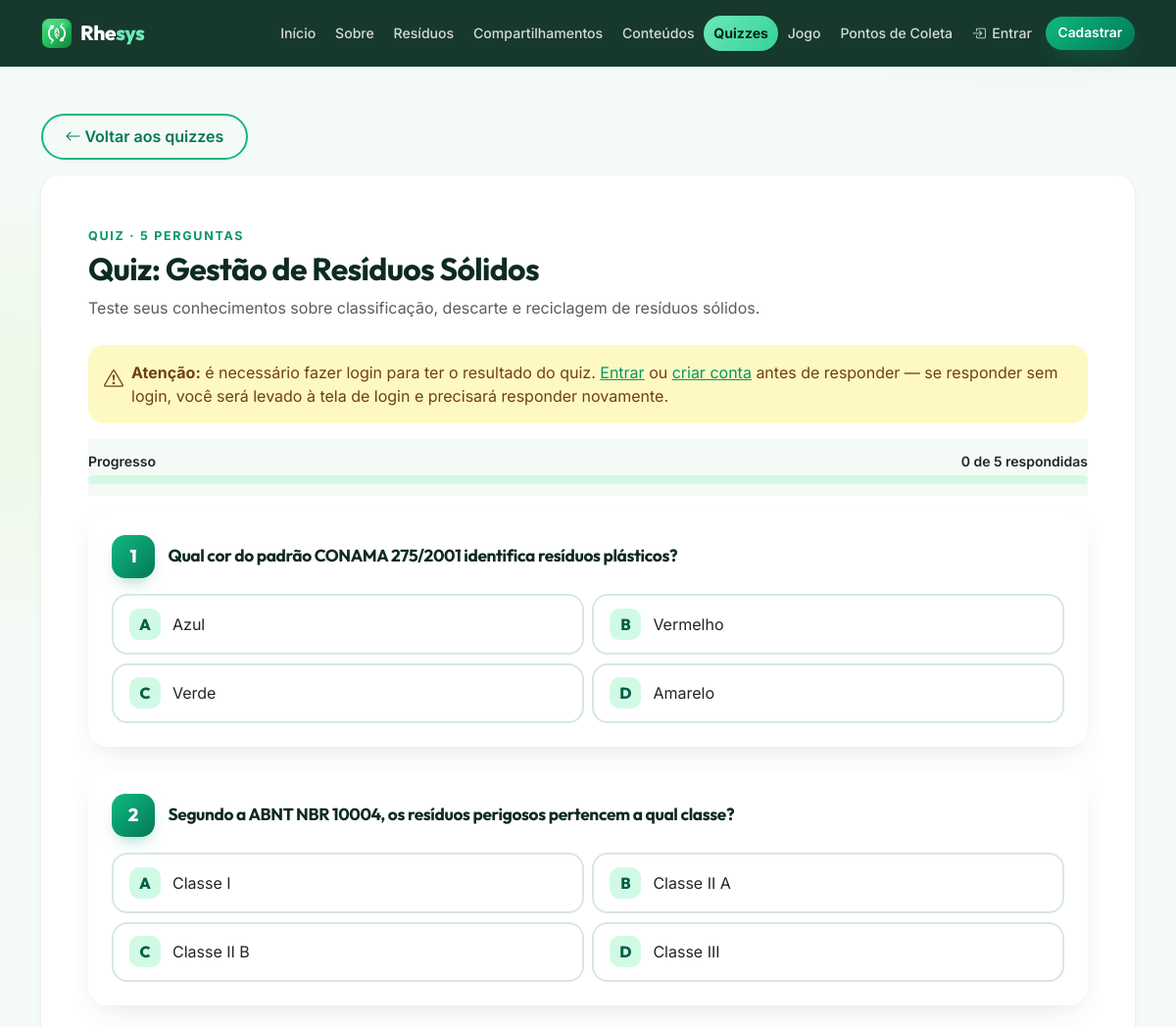
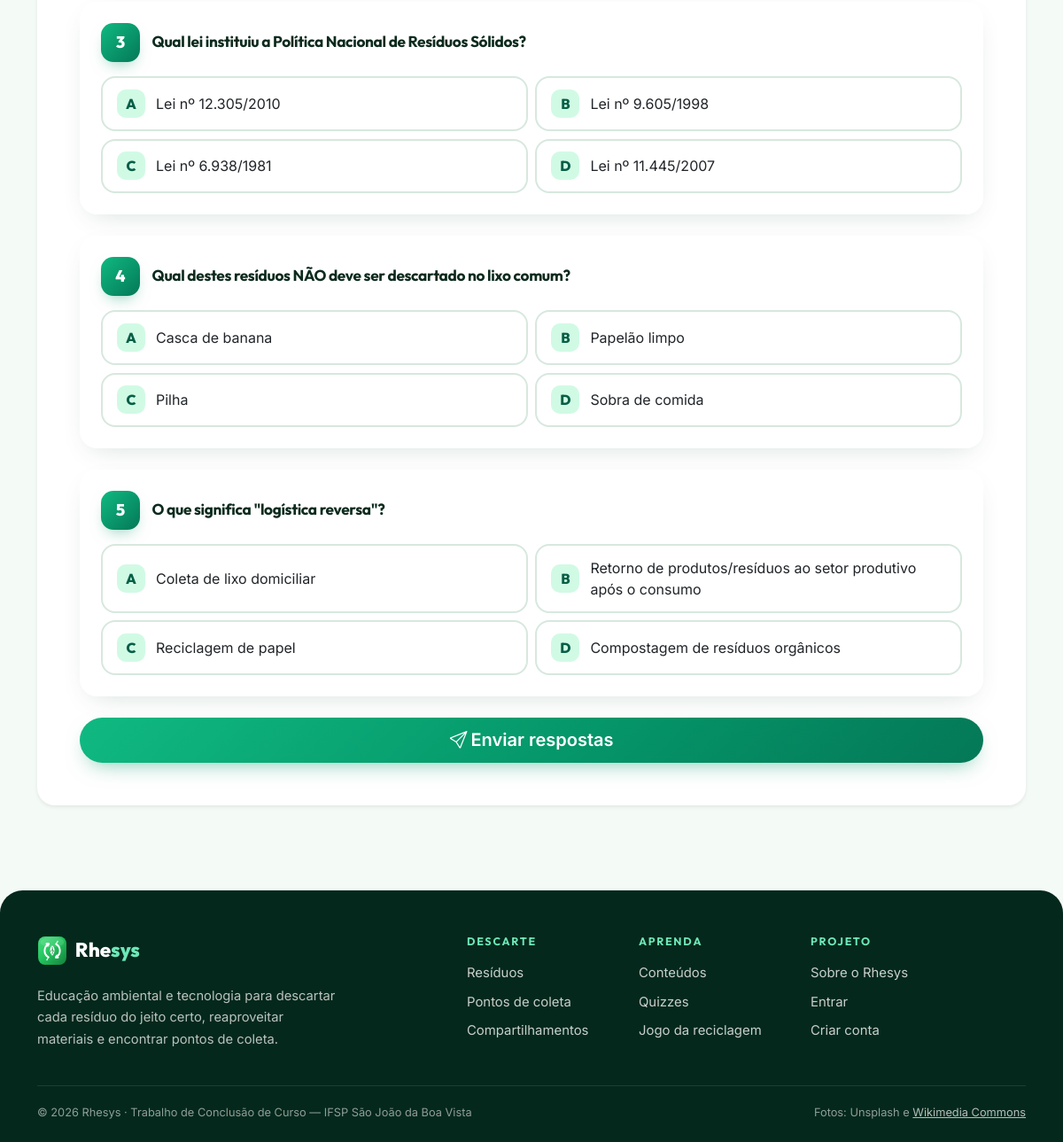
The app's page /pages/quiz.php?id=1 with its own data (2 pictures, top to bottom).
### tables this page shows
CREATE TABLE quiz (
    id_quiz INT AUTO_INCREMENT PRIMARY KEY,
    titulo VARCHAR(150) NOT NULL,
    descricao TEXT
);

CREATE TABLE pergunta (
    id_pergunta INT AUTO_INCREMENT PRIMARY KEY,
    id_quiz INT NOT NULL,
    enunciado TEXT NOT NULL,
    alternativa_a VARCHAR(255) NOT NULL,
    alternativa_b VARCHAR(255) NOT NULL,
    alternativa_c VARCHAR(255) NOT NULL,
    alternativa_d VARCHAR(255) NOT NULL,
    resposta_correta CHAR(1) NOT NULL,
    INDEX idx_pergunta_quiz (id_quiz),
    CONSTRAINT fk_pergunta_quiz
        FOREIGN KEY (id_quiz) REFERENCES quiz(id_quiz)
        ON DELETE CASCADE ON UPDATE CASCADE,
    CONSTRAINT chk_resposta_correta
        CHECK (resposta_correta IN ('a', 'b', 'c', 'd'))
);

### config/config.php (called while the page is built, shortened)
<?php
function usuario_logado()
{
    return isset($_SESSION['id_usuario']);
}

### pages/quiz.php (the view, shortened to what this page needs)
<?php
require_once __DIR__ . '/../config/config.php';
require_once __DIR__ . '/../config/conexao.php';
require __DIR__ . '/../includes/header.php';
$id_quiz = isset($_GET['id']) ? (int)$_GET['id'] : 0;
    ?>
    <?php
if ($id_quiz > 0) {
    $sql_quiz = "SELECT * FROM quiz WHERE id_quiz = :id";
    $stmt_quiz = $pdo->prepare($sql_quiz);
    $stmt_quiz->bindValue(':id', $id_quiz, PDO::PARAM_INT);
    $stmt_quiz->execute();
    $quiz = $stmt_quiz->fetch();
    $sql_perguntas = "SELECT * FROM pergunta WHERE id_quiz = :id ORDER BY id_pergunta";
    $stmt_perguntas = $pdo->prepare($sql_perguntas);
    $stmt_perguntas->bindValue(':id', $id_quiz, PDO::PARAM_INT);
    $stmt_perguntas->execute();
    $perguntas = $stmt_perguntas->fetchAll();
    ?>
    <a href="quiz.php" class="btn btn-outline-success mb-3"><i class="bi bi-arrow-left me-1"></i>Voltar aos quizzes</a>
    <div class="card shadow-sm">
        <div class="card-body p-4 p-lg-5">
            <span class="section-tag">Quiz · <?php echo count($perguntas); ?> <?php echo count($perguntas) === 1 ? 'pergunta' : 'perguntas'; ?></span>
            <h1 class="fs-2 mt-1 mb-2"><?php echo htmlspecialchars($quiz['titulo']); ?></h1>
            <p class="text-muted mb-4"><?php echo htmlspecialchars($quiz['descricao']); ?></p>
            <?php if (!usuario_logado()): ?>
                <div class="alert alert-warning d-flex align-items-start gap-2">
                    <i class="bi bi-exclamation-triangle fs-5 mt-1"></i>
                    <div>
                        <strong>Atenção:</strong> é necessário fazer login para ter o resultado do quiz.
                        <a href="login.php">Entrar</a> ou <a href="cadastro.php">criar conta</a> antes de responder —
                        se responder sem login, você será levado à tela de login e precisará responder novamente.
                    </div>
                </div>
            <?php endif; ?>
            <?php if (count($perguntas) === 0): ?>
                <div class="alert alert-info">Este quiz ainda não possui perguntas cadastradas.</div>
            <?php else: ?>
                <form method="POST" action="quiz.php?id=<?php echo $id_quiz; ?>" id="form-quiz">
                    <div class="quiz-progresso" aria-live="polite">
                        <div class="d-flex justify-content-between small fw-semibold mb-1">
                            <span>Progresso</span>
                            <span><span id="quiz-respondidas">0</span> de <?php echo count($perguntas); ?> respondidas</span>
                        </div>
                        <div class="progress" role="progressbar" aria-label="Perguntas respondidas" aria-valuemin="0" aria-valuemax="<?php echo count($perguntas); ?>" aria-valuenow="0">
                        </div>
                    </div>
                    <?php foreach ($perguntas as $index => $p): ?>
                        <fieldset class="info-card mb-4">
                            <div class="card-body p-3 p-md-4">
                                <legend class="quiz-pergunta-titulo">
                                    <span class="q-num"><?php echo $index + 1; ?></span>
                                    <h2><?php echo htmlspecialchars($p['enunciado']); ?></h2>
                                </legend>
                                <div class="quiz-opcoes">
                                    <?php foreach (['a', 'b', 'c', 'd'] as $alt): ?>
                                        <label class="quiz-opcao" for="p<?php echo (int) $p['id_pergunta']; ?>_<?php echo $alt; ?>">
                                            <span class="letra"><?php echo strtoupper($alt); ?></span>
                                            <span><?php echo htmlspecialchars($p['alternativa_' . $alt]); ?></span>
                                        </label>
                                    <?php endforeach; ?>
                                </div>
                            </div>
                        </fieldset>
                    <?php endforeach; ?>
                    <button type="submit" class="btn btn-success btn-lg w-100 quiz-enviar">
                        <i class="bi bi-send me-1"></i>Enviar respostas
                    </button>
                </form>
            <?php endif; ?>
        </div>
    </div>
    <?php
    require __DIR__ . '/../includes/footer.php';
    exit;
}
?>
<?php require __DIR__ . '/../includes/footer.php'; ?>

### css/style.css (style rules this page uses)
:root { --rhe-50: #ecfdf5; --rhe-100: #d1fae5; --rhe-200: #a7f3d0; --rhe-300: #6ee7b7; --rhe-400: #34d399; --rhe-500: #10b981; --rhe-600: #059669; --rhe-700: #047857; --rhe-800: #065f46; --rhe-900: #064e3b; --rhe-950: #04281c; --rhe-ink: #0d2b1e; --rhe-lime: #a3e635; --rhe-bg: #f4faf6; --rhe-radius: 1.25rem; --rhe-shadow: 0 10px 30px -12px rgba(4, 66, 41, .18); --rhe-shadow-lg: 0 24px 60px -20px rgba(4, 66, 41, .35); }
* { -webkit-tap-highlight-color: transparent; }
html { scroll-behavior: smooth; }
body { font-family: 'Inter', system-ui, -apple-system, 'Segoe UI', sans-serif; background: radial-gradient(1100px 480px at 88% -8%, rgba(16, 185, 129, .10), transparent 60%), radial-gradient(900px 420px at -10% 18%, rgba(163, 230, 53, .10), transparent 55%), var(--rhe-bg); color: #20302a; display: flex; flex-direction: column; min-height: 100vh; -webkit-font-smoothing: antialiased; }
h1, h2, h3, h4, h5, h6 { font-family: 'Outfit', 'Inter', sans-serif; font-weight: 700; letter-spacing: -.02em; color: var(--rhe-ink); }
p { line-height: 1.65; }
a { color: var(--rhe-600); }
.btn { font-weight: 600; border-radius: 999px; }
.btn-success { background: linear-gradient(135deg, var(--rhe-500), var(--rhe-600) 55%, var(--rhe-700)); border: none; color: #fff; box-shadow: 0 10px 24px -10px rgba(5, 150, 105, .55); padding: .65rem 1.5rem; transition: transform .2s ease, box-shadow .2s ease, filter .2s ease; }
.btn-outline-success { border: 2px solid var(--rhe-500); color: var(--rhe-700); padding: .6rem 1.4rem; background: transparent; transition: all .2s ease; }
.info-card { border: none; border-radius: var(--rhe-radius); box-shadow: var(--rhe-shadow); height: 100%; background: #fff; }
.q-num { width: 44px; height: 44px; border-radius: 14px; background: linear-gradient(135deg, var(--rhe-500), var(--rhe-700)); color: #fff; font-family: 'Outfit', sans-serif; font-weight: 800; font-size: 1.15rem; display: grid; place-items: center; flex: 0 0 auto; box-shadow: 0 8px 18px -8px rgba(5, 150, 105, .55); }
.card { border: none; border-radius: var(--rhe-radius); }
.alert { border: none; border-radius: 1rem; }
.alert-warning { background: #fef9c3; color: #713f12; }
.section-tag { color: var(--rhe-600); font-weight: 700; letter-spacing: .14em; text-transform: uppercase; font-size: .78rem; }
.quiz-progresso { position: sticky; top: 70px; z-index: 5; background: rgba(244, 250, 246, .95); backdrop-filter: blur(8px); padding: .75rem 0; margin-bottom: 1rem; }
.quiz-progresso .progress { height: .6rem; border-radius: 999px; background: var(--rhe-100); }
.quiz-pergunta-titulo { display: flex; align-items: flex-start; gap: .85rem; margin-bottom: 1rem; }
.quiz-pergunta-titulo h2 { font-size: 1.08rem; margin: .55rem 0 0; line-height: 1.35; }
.quiz-opcoes { display: grid; gap: .55rem; }
@media (min-width: 768px) { .quiz-opcoes { grid-template-columns: 1fr 1fr; } }
.quiz-opcao { position: relative; display: flex; align-items: center; gap: .75rem; border: 2px solid #d7e8de; border-radius: 1rem; padding: .8rem 1rem; background: #fff; cursor: pointer; transition: border-color .2s ease, background .2s ease; margin: 0; }
.quiz-opcao .letra { flex: 0 0 auto; width: 32px; height: 32px; border-radius: 10px; display: grid; place-items: center; background: var(--rhe-100); color: var(--rhe-800); font-family: 'Outfit', sans-serif; font-weight: 800; }
fieldset.info-card { min-width: 0; }
legend.quiz-pergunta-titulo { float: none; width: 100%; font-size: inherit; padding: 0; }

### records on screen
quiz: titulo "Quiz: Gestão de Resíduos Sólidos", descricao "Teste seus conhecimentos sobre classificação, descarte e reciclagem de resíduos sólidos."
pergunta: enunciado "Qual cor do padrão CONAMA 275/2001 identifica resíduos plásticos?", alt "A", alternativa_a "Azul", alt "B", alternativa_b "Vermelho", alt "C", alternativa_c "Verde", alt "D", alternativa_d "Amarelo"
pergunta: enunciado "Segundo a ABNT NBR 10004, os resíduos perigosos pertencem a qual classe?", alt "A", alternativa_a "Classe I", alt "B", alternativa_b "Classe II A", alt "C", alternativa_c "Classe II B", alt "D", alternativa_d "Classe III"
pergunta: enunciado "Qual lei instituiu a Política Nacional de Resíduos Sólidos?", alt "A", alternativa_a "Lei nº 12.305/2010", alt "B", alternativa_b "Lei nº 9.605/1998", alt "C", alternativa_c "Lei nº 6.938/1981", alt "D", alternativa_d "Lei nº 11.445/2007"
pergunta: enunciado "Qual destes resíduos NÃO deve ser descartado no lixo comum?", alt "A", alternativa_a "Casca de banana", alt "B", alternativa_b "Papelão limpo", alt "C", alternativa_c "Pilha", alt "D", alternativa_d "Sobra de comida"
pergunta: enunciado "O que significa \"logística reversa\"?", alt "A", alternativa_a "Coleta de lixo domiciliar", alt "B", alternativa_b "Retorno de produtos/resíduos ao setor produtivo após o consumo", alt "C", alternativa_c "Reciclagem de papel", alt "D", alternativa_d "Compostagem de resíduos orgânicos"

### other values on screen
$item[0] "Início"
$item[0] "Sobre"
$item[0] "Resíduos"
$item[0] "Compartilhamentos"
$item[0] "Conteúdos"
$item[0] "Quizzes"
$item[0] "Jogo"
$item[0] "Pontos de Coleta"
count($perguntas) "5"
